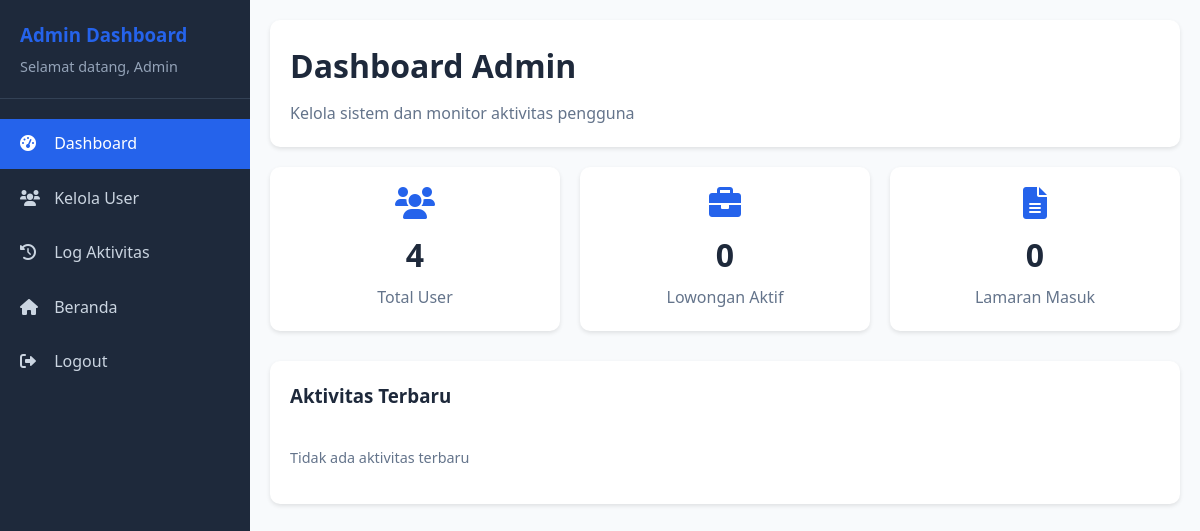
/admin/dashboard.php (signed in), run on an earlier commit of the app's database.
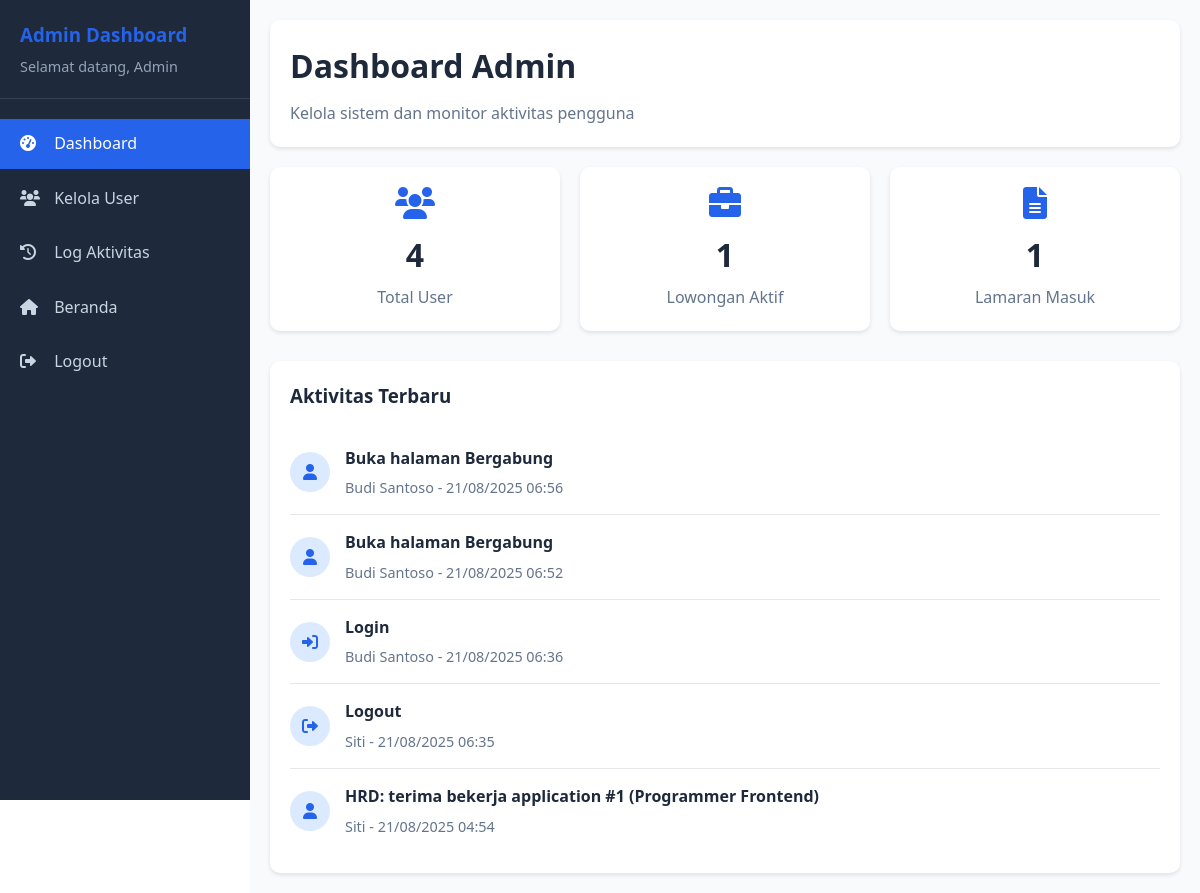
And on a later commit of the database.
### tables this page shows
CREATE TABLE `log_aktivitas` (
  `log_id` int NOT NULL,
  `user_id` int DEFAULT NULL,
  `action` varchar(255) NOT NULL,
  `log_time` timestamp NULL DEFAULT CURRENT_TIMESTAMP,
  `ip_address` varchar(50) DEFAULT NULL
);

CREATE TABLE `users` (
  `user_id` int NOT NULL,
  `username` varchar(50) NOT NULL,
  `password` varchar(255) NOT NULL,
  `email` varchar(100) NOT NULL,
  `full_name` varchar(100) DEFAULT NULL,
  `role` enum('admin','pelamar','hrd','konten') DEFAULT 'pelamar',
  `status` enum('active','inactive') DEFAULT 'active',
  `created_at` timestamp NULL DEFAULT CURRENT_TIMESTAMP,
  `hapus` int NOT NULL DEFAULT '0'
);

### admin/dashboard.php (the view, shortened to what this page needs)
<?php
require_once '../connect/koneksi.php';
$full_name = $_SESSION['full_name'];
$total_users_query = "SELECT COUNT(*) as total FROM users WHERE hapus = 0";
$total_users_result = mysqli_query($conn, $total_users_query);
$total_users = mysqli_fetch_assoc($total_users_result)['total'];
$active_jobs_query = "SELECT COUNT(*) as total FROM lowongan WHERE status = 'open' AND hapus = 0";
$active_jobs_result = mysqli_query($conn, $active_jobs_query);
$active_jobs = mysqli_fetch_assoc($active_jobs_result)['total'];
$total_applications_query = "SELECT COUNT(*) as total FROM applications";
$total_applications_result = mysqli_query($conn, $total_applications_query);
$total_applications = mysqli_fetch_assoc($total_applications_result)['total'];
$recent_activity_query = "SELECT l.*, u.username, u.full_name
                         FROM log_aktivitas l
                         LEFT JOIN users u ON l.user_id = u.user_id
                         ORDER BY l.log_time DESC
                         LIMIT 5";
$recent_activity_result = mysqli_query($conn, $recent_activity_query);
?>
<!DOCTYPE html>
<html lang="id">
<head>
    <link rel="stylesheet" href="../assets/css/common.css">
    <link rel="stylesheet" href="https://cdnjs.cloudflare.com/ajax/libs/font-awesome/6.0.0/css/all.min.css">
    <link rel="stylesheet" href="css/dashboard.css">
</head>
<body>
    <div class="dashboard-container">
        <div class="sidebar" id="sidebar">
            <div class="sidebar-header">
                <h3>Admin Dashboard</h3>
                <p>Selamat datang, <?php echo htmlspecialchars($full_name); ?></p>
            </div>
            <ul class="sidebar-menu">
                <li><a href="dashboard.php" class="active"><i class="fas fa-tachometer-alt"></i> Dashboard</a></li>
                <li><a href="users.php"><i class="fas fa-users"></i> Kelola User</a></li>
                <li><a href="logs.php"><i class="fas fa-history"></i> Log Aktivitas</a></li>
                <li><a href="../index.php"><i class="fas fa-home"></i> Beranda</a></li>
                <li><a href="../logout.php"><i class="fas fa-sign-out-alt"></i> Logout</a></li>
            </ul>
        </div>
        <div class="main-content">
            <div class="dashboard-header">
                <h1>Dashboard Admin</h1>
                <p>Kelola sistem dan monitor aktivitas pengguna</p>
            </div>
            <div class="stats-grid">
                <div class="stat-card">
                    <i class="fas fa-users"></i>
                    <h3><?php echo $total_users; ?></h3>
                    <p>Total User</p>
                </div>
                <div class="stat-card">
                    <i class="fas fa-briefcase"></i>
                    <h3><?php echo $active_jobs; ?></h3>
                    <p>Lowongan Aktif</p>
                </div>
                <div class="stat-card">
                    <i class="fas fa-file-alt"></i>
                    <h3><?php echo $total_applications; ?></h3>
                    <p>Lamaran Masuk</p>
                </div>
            </div>
            <div class="recent-activity">
                <h3>Aktivitas Terbaru</h3>
                <?php if (mysqli_num_rows($recent_activity_result) > 0): ?>
                    <?php while ($activity = mysqli_fetch_assoc($recent_activity_result)): ?>
                        <div class="activity-item">
                            <div class="activity-icon">
                                <i class="fas fa-<?php echo ($activity['action'] == 'Login') ? 'sign-in-alt' : (($activity['action'] == 'Logout') ? 'sign-out-alt' : 'user'); ?>"></i>
                            </div>
                            <div class="activity-content">
                                <h4><?php echo htmlspecialchars($activity['action']); ?></h4>
                                <p><?php echo htmlspecialchars($activity['full_name'] ?: $activity['username']); ?> - <?php echo date('d/m/Y H:i', strtotime($activity['log_time'])); ?></p>
                            </div>
                        </div>
                    <?php endwhile; ?>
                <?php else: ?>
                    <div class="activity-item">
                        <div class="activity-content">
                            <p>Tidak ada aktivitas terbaru</p>
                        </div>
                    </div>
                <?php endif; ?>
            </div>
        </div>
    </div>
</body>
</html>

### assets/css/common.css (style rules this page uses)
* { margin: 0; padding: 0; box-sizing: border-box; }
body { font-family: "Segoe UI", Tahoma, Geneva, Verdana, sans-serif; line-height: 1.6; color: #333; background-color: #ffffff; }

### admin/css/dashboard.css (style rules this page uses)
.dashboard-container { display: flex; min-height: 100vh; }
.sidebar { width: 250px; background: #1e293b; color: white; padding: 20px 0; position: fixed; height: 100vh; overflow-y: auto; }
.sidebar-header { padding: 0 20px 20px; border-bottom: 1px solid #334155; margin-bottom: 20px; }
.sidebar-header h3 { color: #2563eb; margin-bottom: 5px; }
.sidebar-header p { color: #94a3b8; font-size: 0.9rem; }
.sidebar-menu { list-style: none; padding: 0; }
.sidebar-menu li { margin-bottom: 5px; }
.sidebar-menu a { display: block; padding: 12px 20px; color: #cbd5e1; text-decoration: none; transition: all 0.3s ease; }
.sidebar-menu a:hover, .sidebar-menu a.active { background: #2563eb; color: white; }
.sidebar-menu i { margin-right: 10px; width: 20px; }
.main-content { flex: 1; margin-left: 250px; padding: 20px; background: #f8fafc; }
.dashboard-header { background: white; padding: 20px; border-radius: 10px; box-shadow: 0 2px 4px rgba(0,0,0,0.1); margin-bottom: 20px; }
.dashboard-header h1 { color: #1e293b; margin-bottom: 10px; }
.dashboard-header p { color: #64748b; }
.stats-grid { display: grid; grid-template-columns: repeat(auto-fit, minmax(250px, 1fr)); gap: 20px; margin-bottom: 30px; }
.stat-card { background: white; padding: 20px; border-radius: 10px; box-shadow: 0 2px 4px rgba(0,0,0,0.1); text-align: center; }
.stat-card i { font-size: 2rem; color: #2563eb; margin-bottom: 10px; }
.stat-card h3 { font-size: 2rem; color: #1e293b; margin-bottom: 5px; }
.stat-card p { color: #64748b; font-weight: 500; }
.recent-activity { background: white; padding: 20px; border-radius: 10px; box-shadow: 0 2px 4px rgba(0,0,0,0.1); }
.recent-activity h3 { color: #1e293b; margin-bottom: 20px; }
.activity-item { display: flex; align-items: center; padding: 15px 0; border-bottom: 1px solid #e5e7eb; }
.activity-item:last-child { border-bottom: none; }
.activity-icon { width: 40px; height: 40px; background: #dbeafe; border-radius: 50%; display: flex; align-items: center; justify-content: center; margin-right: 15px; }
.activity-icon i { color: #2563eb; }
.activity-content h4 { color: #1e293b; margin-bottom: 5px; }
.activity-content p { color: #64748b; font-size: 0.9rem; }

What changed in the data, as far as the page shows it:
added log_aktivitas: action "Buka halaman Bergabung", user.full_name "Budi Santoso", log_time "21/08/2025 06:56"
added log_aktivitas: action "Buka halaman Bergabung", user.full_name "Budi Santoso", log_time "21/08/2025 06:52"
added log_aktivitas: action "Login", user.full_name "Budi Santoso", log_time "21/08/2025 06:36"
added log_aktivitas: action "Logout", user.full_name "Siti", log_time "21/08/2025 06:35"
added log_aktivitas: action "HRD: terima bekerja application #1 (Programmer Frontend)", user.full_name "Siti", log_time "21/08/2025 04:54"
Also different on the page:
$active_jobs: "0" → "1"
$total_applications: "0" → "1"
text no longer shown: "Tidak ada aktivitas terbaru"
